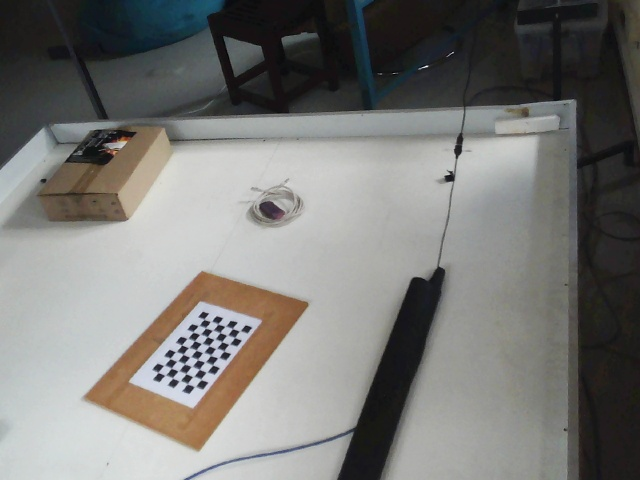
#> input picture localization_4cam/extrinsic_images/cam1_1.jpg, 640 x 480 px; its folder holds only this picture in this run
$ python new_intrinsics_from_ex_images.py
#> lines starting #> are read from the running program, lines starting #| are printed output that depends on the picture
import cv2
import numpy as np
import glob
import os
import json

CHECKERBOARD = (9, 6)
SQUARE_SIZE = 23.9

CAMERAS = ["cam1", "cam2", "cam3", "cam4"]

BASE_DIR = os.path.dirname(os.path.abspath(__file__))
IMAGE_FOLDER = os.path.join(BASE_DIR, "extrinsic_images")


def create_object_points():
    objp = np.zeros(
        (CHECKERBOARD[0] * CHECKERBOARD[1], 3),
        np.float32
    )

    objp[:, :2] = np.mgrid[
        0:CHECKERBOARD[0],
        0:CHECKERBOARD[1]
    ].T.reshape(-1, 2)

    objp *= SQUARE_SIZE

    return objp


def detect_corners(img):
    gray = cv2.cvtColor(img, cv2.COLOR_BGR2GRAY)

    found, corners = cv2.findChessboardCornersSB(
        gray,
        CHECKERBOARD,
        cv2.CALIB_CB_NORMALIZE_IMAGE |
        cv2.CALIB_CB_EXHAUSTIVE
    )

    return found, corners


def save_intrinsics_json(cam, K, dist, rms_error, image_size, valid_count):
    cam_num = cam.replace("cam", "")

    output_path = os.path.join(
        BASE_DIR,
        f"camera_{cam_num}_params_test.json"
    )

    data = {
        "intrinsic_matrix": K.tolist(),
        "distortion_coef": dist.tolist(),
        "rms_error": float(rms_error),
        "image_size": {
            "width": int(image_size[0]),
            "height": int(image_size[1])
        },
        "valid_images": int(valid_count),
        "square_size": float(SQUARE_SIZE)
    }

    with open(output_path, "w") as f:
        json.dump(data, f, indent=4)

    print(f"Saved {output_path}")


def calibrate_camera_from_saved_images(cam):
#> called with cam = 'cam1'
    objp = create_object_points()

    object_points = []
    image_points = []

    image_paths = sorted(
        glob.glob(
            os.path.join(
                IMAGE_FOLDER,
                f"{cam}_*.jpg"
            )
        )
    )

    image_size = None

    print(f"\n========== {cam.upper()} ==========")

    for path in image_paths:
        img = cv2.imread(path)
#> img is the input picture: shape (480, 640, 3); mean B, G, R 118.2, 121, 121.5

        if img is None:
            print(f"[IMAGE LOAD FAIL] {os.path.basename(path)}")
            continue

        image_size = (img.shape[1], img.shape[0])
#> image_size = (640, 480)

        found, corners = detect_corners(img)
#> in detect_corners, `gray = cv2.cvtColor(img, cv2.COLOR_BGR2GRAY)`:
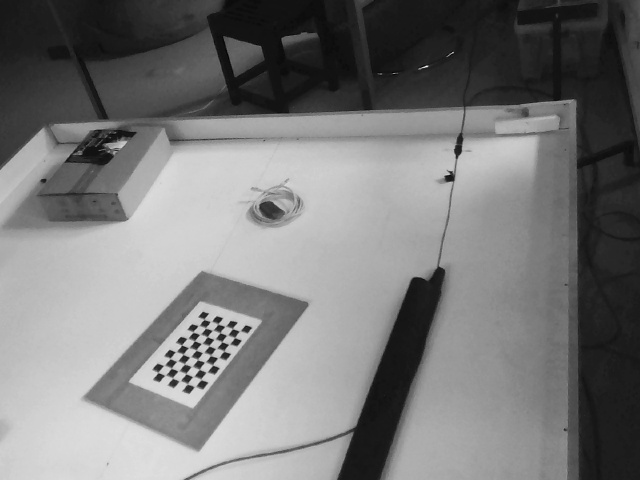
#> gray: shape (480, 640); min 0, max 251, mean 120.8
#> in detect_corners, `found, corners = cv2.findChessboardCornersSB( gray, CHECKERBOARD, cv2...`: found = True; corners = 54 rows, first 8: [157.9, 372.4], [163.3, 365.7], [170.2, 358.4], [175.3, 351.9], [181.7, 344.8], [187.1, 338.1], [192.9, 331.8], [198, 325.8]
#> found = True

        if not found:
            print(f"[FAIL] {os.path.basename(path)}")
            continue

        object_points.append(objp)
        image_points.append(corners)

        print(f"[OK] {os.path.basename(path)}")

    if len(object_points) < 5:
        print("Not enough valid checkerboard images")
        return

    rms_error, K, dist, rvecs, tvecs = cv2.calibrateCamera(
        object_points,
        image_points,
        image_size,
        None,
        None
    )

    print("\nImage size:", image_size)
    print("Valid images:", len(object_points))
    print("RMS error:", rms_error)

    print("\nIntrinsic matrix:")
    print(K)

    print("\nDistortion coefficients:")
    print(dist)

    save_intrinsics_json(
        cam,
        K,
        dist,
        rms_error,
        image_size,
        len(object_points)
    )


def main():
    for cam in CAMERAS:
        calibrate_camera_from_saved_images(cam)


if __name__ == "__main__":
    main()
